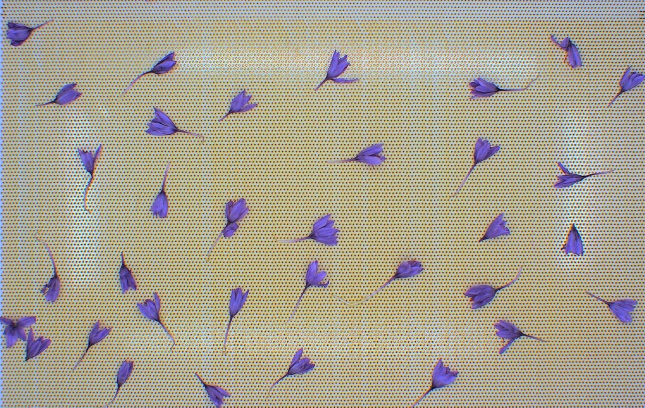
#> input picture Image Processing in Frequency Domain/saffrun.jpg, 1290 x 815 px (shown at 1/2 size)
$ jupyter execute 'Delete Noise.ipynb'   (older library calls are emulated)
#> lines starting #> are read from the running program, lines starting #| are printed output that depends on the picture
[cell 1]
import cv2
import numpy as np
from matplotlib import pyplot as plt

[cell 2]
img = cv2.imread("saffrun.jpg", cv2.IMREAD_GRAYSCALE)
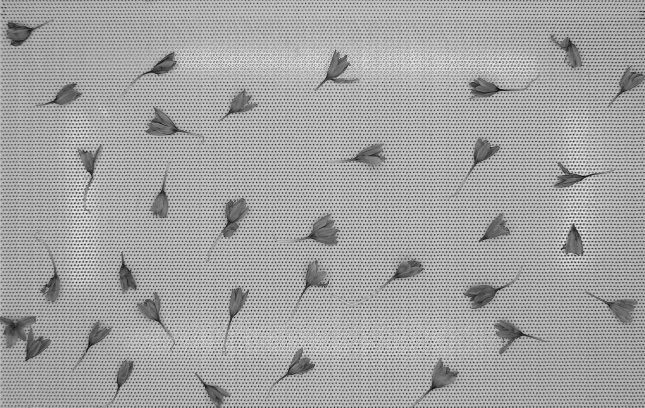
#> img: shape (815, 1290) (shown at 1/2 size); min 0, max 255, mean 163.2

Ftransform = np.fft.fft2(img)
Ftransimg = 20*np.log(np.abs(Ftransform))
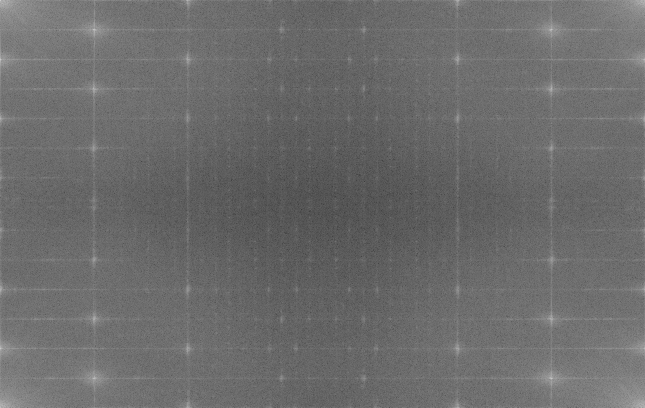
#> Ftransimg: shape (815, 1290) float64 (shown at 1/2 size); min 27.02, max 379.2, mean 176; drawn with min black and max white

plt.figure(figsize=(10, 5))
plt.subplot(1, 2, 1)
plt.imshow(img, cmap='gray')
plt.title('Original Image')

plt.subplot(1, 2, 2)
plt.imshow(Ftransimg, cmap='gray')
plt.title('fourier of image')
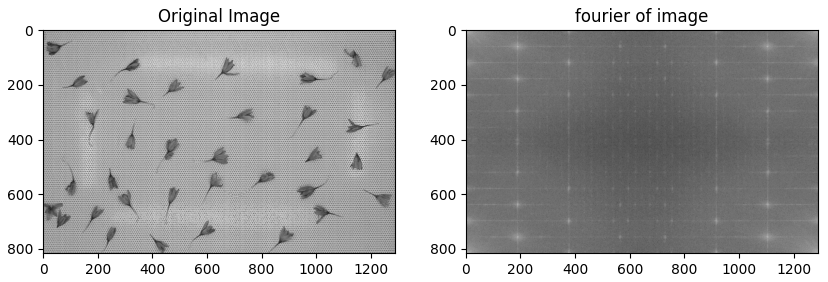
#> figure drawn by matplotlib, 2 panels

[cell 3]
shiftedFtrans = np.fft.fftshift(Ftransform)
shiftedFtransimg = 20*np.log(np.abs(shiftedFtrans))
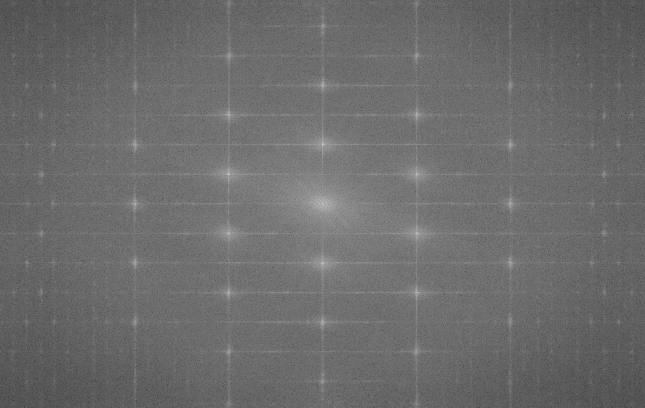
#> shiftedFtransimg: shape (815, 1290) float64 (shown at 1/2 size); min 27.02, max 379.2, mean 176; drawn with min black and max white

plt.figure(figsize=(10, 5))
plt.subplot(1, 2, 1)
plt.imshow(img, cmap='gray')
plt.title('Original Image')


plt.subplot(1, 2, 2)
plt.imshow(shiftedFtransimg, cmap='gray')
plt.title('fourier of image')

[cell 4]
def gaussian_filter(image, sigma):

#> called with sigma = 30
    kernelx , kernely = image.shape
#> kernelx = 815; kernely = 1290
    x = np.linspace(-kernelx//2 , kernelx//2 , kernelx , dtype=float)
#> x = 815 values from -408 to 407
    y = np.linspace(-kernely//2 , kernely//2 , kernely , dtype=float)
#> y = 1290 values from -645 to 645
    x , y = np.meshgrid(x, y)
    kernel = np.exp(-(x**2 + y**2) / (2 * sigma**2))

    return kernel

[cell 5]
filter = gaussian_filter(img , 30)
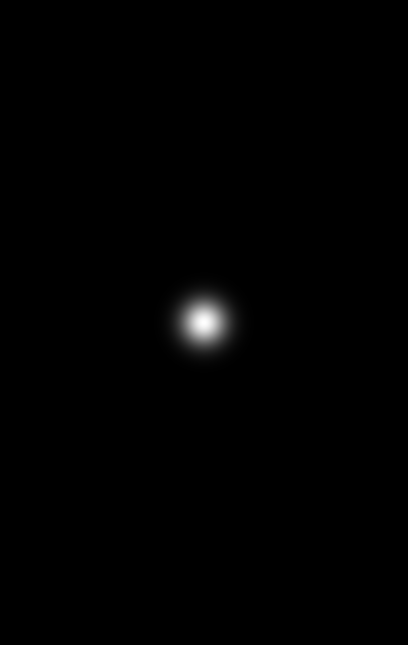
#> filter: shape (1290, 815) float64 (shown at 1/2 size); min 2.88e-141, max 1, mean 0.00537
filteredFtransform = shiftedFtrans * filter.T
filteredFtrasshifted = np.fft.ifftshift(filteredFtransform)
finalimage = np.fft.ifft2(filteredFtrasshifted)
finalimage = np.abs(finalimage)
finalimage = finalimage / np.max(finalimage)
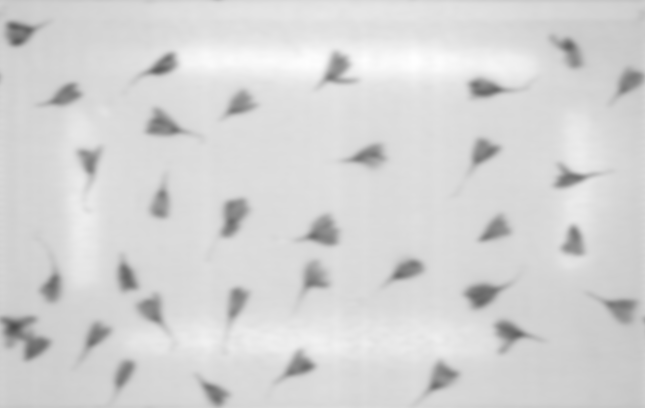
#> finalimage: shape (815, 1290) float64 (shown at 1/2 size); min 0.302, max 1, mean 0.834

plt.figure(figsize=(10, 5))
plt.subplot(1, 2, 1)
plt.imshow(img, cmap='gray')
plt.title('Original Image')


plt.subplot(1, 2, 2)
plt.imshow(finalimage, cmap='gray')
plt.title('final image')

[cell 6]
edges = cv2.Canny(np.uint8(finalimage * 255), 100, 400, apertureSize=5)
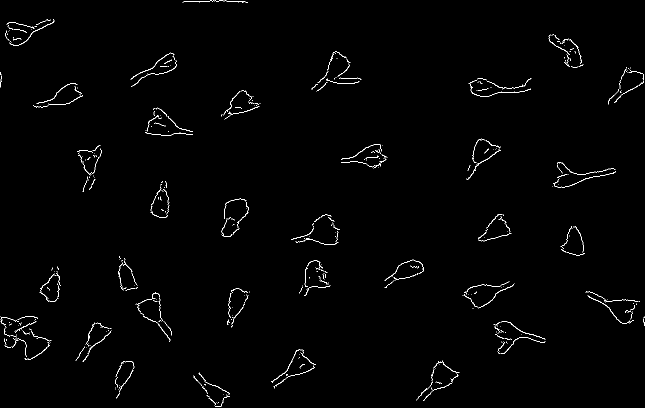
#> edges: shape (815, 1290) (shown at 1/2 size); 0.94% white in thin lines or dots
plt.imshow(edges, cmap='gray')
plt.title('Canny Edge Detection')
plt.axis('off')
plt.show()

[cell 7]
gradx = cv2.Sobel(edges, cv2.CV_64F, 1, 0, ksize=3)
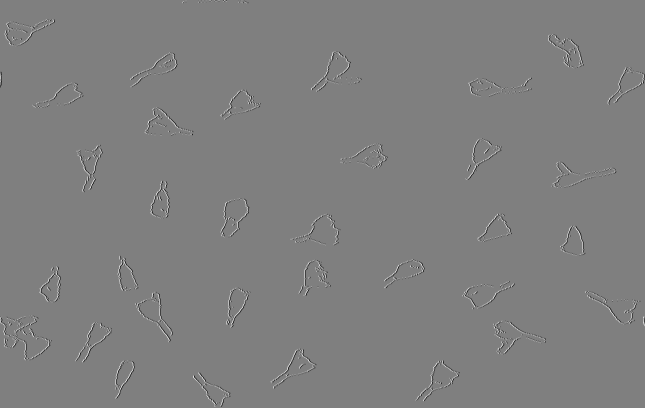
#> gradx: shape (815, 1290) float64 (shown at 1/2 size); min -1020, max 1020, mean 0; drawn with min black and max white
grady = cv2.Sobel(edges, cv2.CV_64F, 0, 1, ksize=3)

graddirect = np.arctan2(grady, gradx)
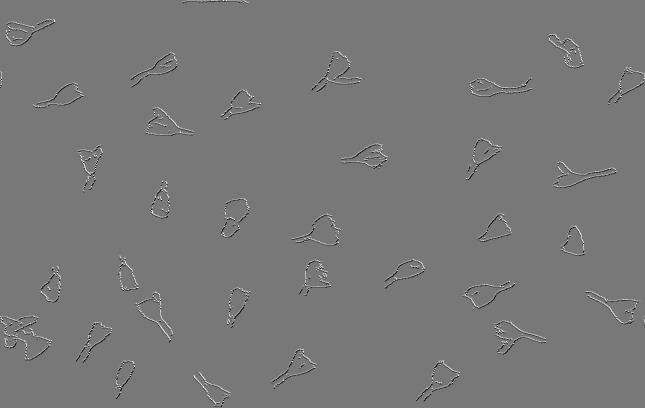
#> graddirect: shape (815, 1290) float64 (shown at 1/2 size); min -2.82, max 3.14, mean 0.000812; drawn with min black and max white

plt.imshow(graddirect)
plt.title('Gradient Direction')
plt.colorbar()
plt.axis('off')
plt.show()
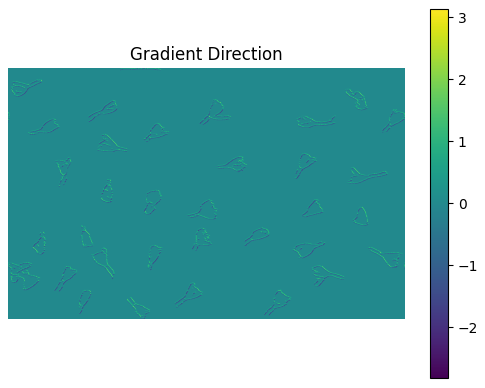
#> figure drawn by matplotlib, 2 panels

$ run again, with Image Processing in Frequency Domain/2.jpg copied over Image Processing in Frequency Domain/saffrun.jpg
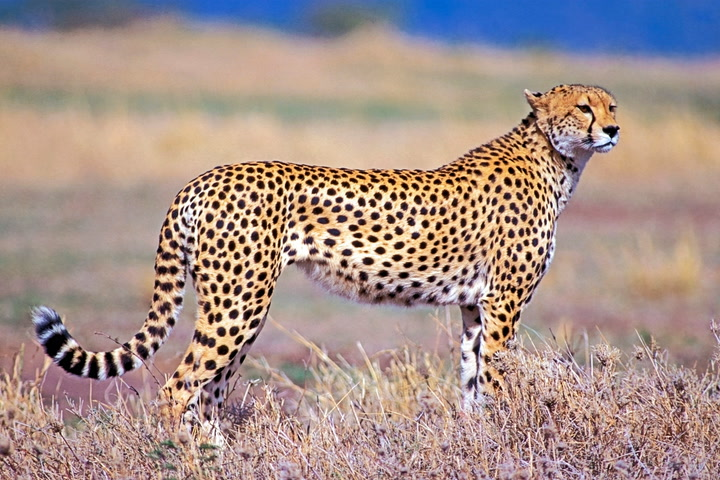
#> input picture Image Processing in Frequency Domain/2.jpg, 720 x 480 px
#> edges: shape (480, 720); 8.9% white in thin lines or dots
#> `plt.show()`:
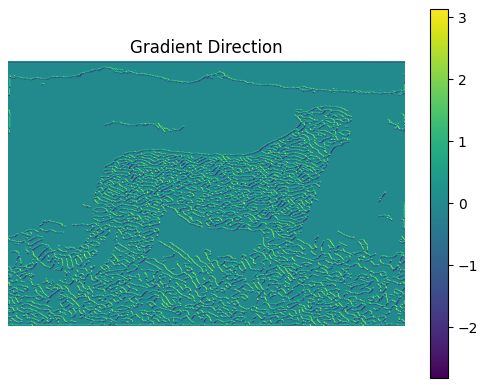
#> figure drawn by matplotlib, 2 panels
